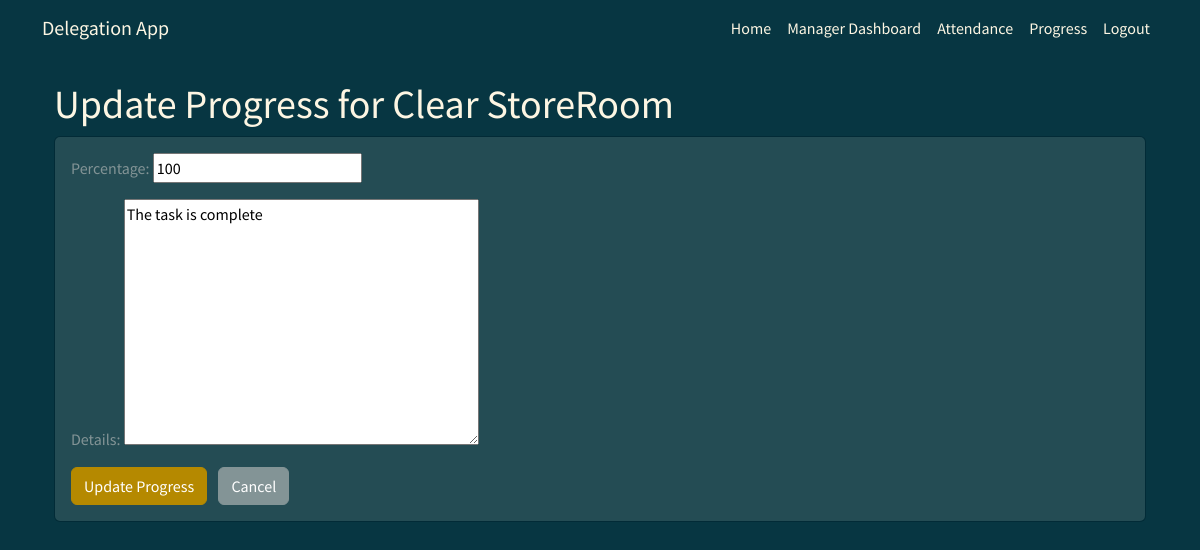
Page /update_progress/1/ (signed in) on the committed database.
### tasks/models.py (models this page shows, shortened)
class Assignment(models.Model):
    STATUS_CHOICES = [
        ('pending', 'Pending'),
        ('in_progress', 'In Progress'),
        ('completed', 'Completed'),
    ]
    status = models.CharField(max_length=20, choices=STATUS_CHOICES, default='pending')
    title = models.CharField(max_length=255)
    description = models.TextField()
    deadline = models.DateField()
    employee = models.ForeignKey('Employee', on_delete=models.CASCADE, related_name='assignments') # Forward reference and related name
    created_by = models.ForeignKey(User, on_delete=models.SET_NULL, null=True, blank=True, related_name='created_assignments') # Added created_by

class Progress(models.Model):
    assignment = models.ForeignKey('Assignment', on_delete=models.CASCADE)
    date = models.DateField(default=timezone.now)  # Or auto_now_add=True if you want it set only on creation
    percentage = models.IntegerField(
        validators=[MinValueValidator(0), MaxValueValidator(100)],
        default=0  # Set a default value
    )
    details = models.TextField(blank=True, null=True)
    class Meta:
        unique_together = ('assignment', 'date')  # Ensure one record per assignment per day

### tasks/views.py (the view)
# urls.py: path('update_progress/<int:assignment_id>/', views.update_progress, name='update_progress'),
@login_required
def update_progress(request, assignment_id):
    assignment = get_object_or_404(Assignment, pk=assignment_id)
    if request.user.is_staff or assignment.employee.user == request.user:
        try:
            progress = Progress.objects.filter(assignment=assignment).latest('date')
        except Progress.DoesNotExist:
            progress = Progress(assignment=assignment)
            progress.save()
        if request.method == 'POST':
            form = ProgressUpdateForm(request.POST, instance=progress)
            if form.is_valid():
                form.save()
                messages.success(request, "Progress updated successfully!")
                return redirect('employee_dashboard' if not request.user.is_staff else 'manager_dashboard')
            else:
                messages.error(request, "There was an error updating the progress. Please correct the form.")
        else:
            form = ProgressUpdateForm(instance=progress)
        context = {'form': form, 'assignment': assignment}
        return render(request, 'tasks/update_progress.html', context)
    else:
        messages.error(request, "You don't have permission to update this assignment's progress.")
        return redirect('employee_dashboard' if not request.user.is_staff else 'manager_dashboard')

### tasks/forms.py
class ProgressUpdateForm(forms.ModelForm):
    class Meta:
        model = Progress
        fields = ['percentage', 'details']

### tasks/templates/tasks/update_progress.html (shortened to what this page needs)
{% extends 'tasks/base.html' %}
{% block content %}
<div class="container">
    <h1>Update Progress for {{ assignment.title }}</h1>
    <form method="post">
        <div class="card">
            <div class="card-body">
                {{ form.as_p }}
                <button type="submit" class="btn btn-primary">Update Progress</button>
                <a href="{% url 'employee_dashboard' %}" class="btn btn-secondary ms-2">Cancel</a>
            </div>
        </div>
    </form>
</div>
{% endblock %}

### rows in the picture
Assignment: title "Clear StoreRoom"
Progress: percentage "100", details "The task is complete"
